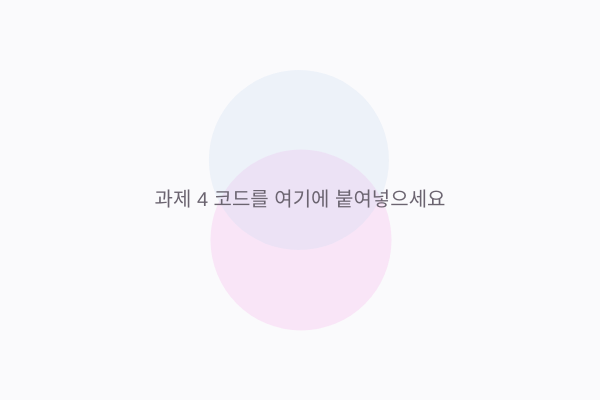
Frame 1 (no input)
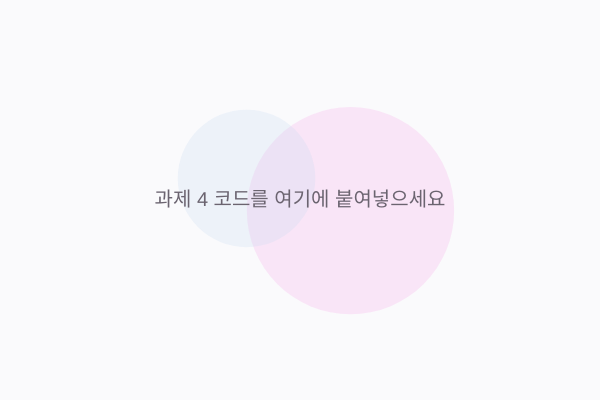
Frame 60 (no input)
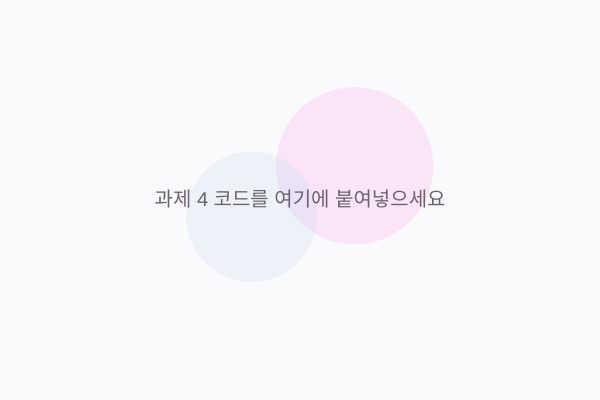
Frame 120 (the mouse pressed at the canvas centre since frame 60)

The p5.js sketch that drew these frames (run headless with seeded random() and noise() and a simulated clock; from frame 60 on, the mouse is pressed at the canvas centre):

// p5.js sketch
// ── sketch.js
// 과제 4 — 여기에 본인 과제 4 의 sketch.js 코드를 그대로 붙여넣으세요.
// 아래는 자리표시(placeholder)일 뿐, 제출 전 반드시 교체해야 합니다.
function setup() {
  createCanvas(600, 400);
  textAlign(CENTER, CENTER);
}

function draw() {
  background('#FAFAFC');
  let t = millis() / 1000;
  noStroke();
  fill(247, 163, 229, 60);
  circle(300 + sin(t) * 60, 200 + cos(t * 1.3) * 40, 180 + sin(t * 2) * 30);
  fill(199, 217, 240, 70);
  circle(300 - sin(t * 1.1) * 60, 200 - cos(t) * 40, 150 + cos(t * 2) * 30);
  fill('#6b6470');
  textSize(20);
  text('과제 4 코드를 여기에 붙여넣으세요', 300, 200);
}
